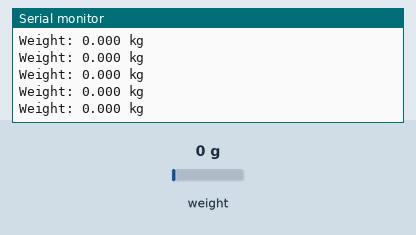
This sketch was run on a simulated Arduino Uno, built with avr-gcc and run on an emulated ATmega328P. Shown: the last lines printed to the serial monitor. Inputs (shaded band) come from the test bench; at power-on: weight on the scale 0 g.

Above: at 2.2 s.
2.3 s: weight on the scale set to 100 g
At 2.33 s:
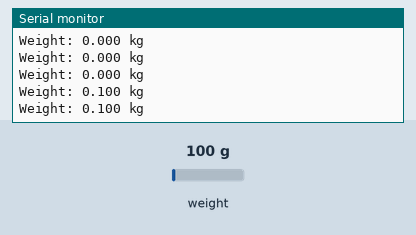
5.3 s: weight on the scale set to 1250 g
At 5.35 s:
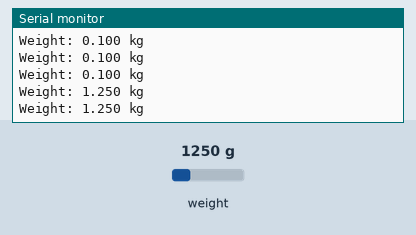
Timing chart, 0 to 8.3 s (numbered marks = the images above; inputs shaded):
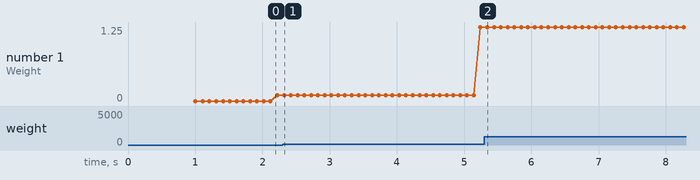

The sketch:

hx711measure.ino
```cpp
/*
 * circuits4you.com
 * 2016 November 25
 * Load Cell HX711 Module Interface with Arduino to measure weight in Kgs
 Arduino
 pin
 3 -> HX711 CLK
 2 -> DOUT
 5V -> VCC
 GND -> GND

 Most any pin on the Arduino Uno will be compatible with DOUT/CLK.
 The HX711 board can be powered from 2.7V to 5V so the Arduino 5V power should be fine.
*/

#include "HX711.h"  //You must have this library in your arduino library folder

#define DOUT  2
#define CLK  3

HX711 scale(DOUT, CLK);

//Change this calibration factor as per your load cell once it is found you many need to vary it in thousands
float calibration_factor = -106600; //-106600 worked for my 40Kg max scale setup

//=============================================================================================
//                         SETUP
//=============================================================================================
void setup() {
  Serial.begin(9600);
  Serial.println("Press T to tare");
  scale.set_scale(calibration_factor);  //Calibration Factor obtained from first sketch
  scale.tare();             //Reset the scale to 0
}

//=============================================================================================
//                         LOOP
//=============================================================================================
void loop() {
  Serial.print("Weight: ");
  Serial.print(scale.get_units(), 3);  //Up to 3 decimal points
  Serial.println(" kg"); //Change this to kg and re-adjust the calibration factor if you follow lbs

  if(Serial.available())
  {
    char temp = Serial.read();
    if(temp == 't' || temp == 'T')
      scale.tare();  //Reset the scale to zero
  }
}
//=============================================================================================
```

Measured:
- after the input at 2.3 s, the serial monitor: prints a new line at once (image 1)
- after the input at 5.3 s, the serial monitor: prints a new line at once (image 2)
- plotted number 1: 0.1 → 1.25 after the input at 2.3 s
